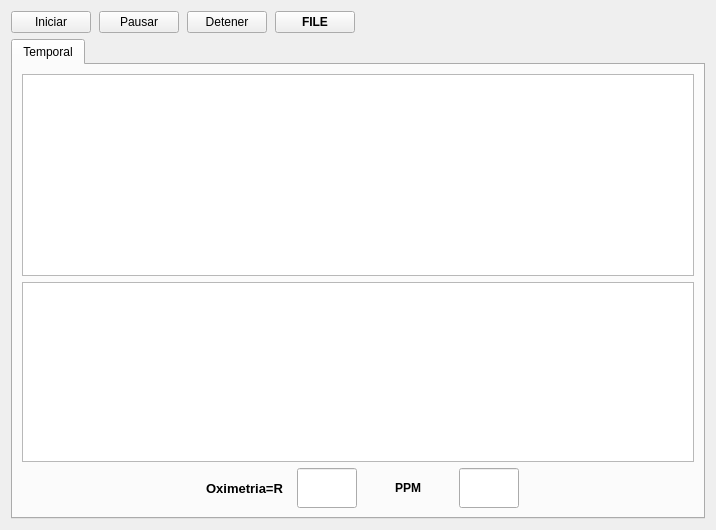
      <widget class="QWidget" name="tabVisualizacion">
       <property name="sizePolicy">
        <sizepolicy hsizetype="Expanding" vsizetype="Expanding">
         <horstretch>0</horstretch>
         <verstretch>0</verstretch>
        </sizepolicy>
       </property>
       <attribute name="title">
        <string>Visualización</string>
       </attribute>
       <layout class="QGridLayout" name="gridLayout_9">
        <item row="0" column="0">
         <layout class="QHBoxLayout" name="horizontalLayout" stretch="0,0,0,0,0,0">
          <property name="spacing">
           <number>8</number>
          </property>
          <property name="sizeConstraint">
           <enum>QLayout::SetMaximumSize</enum>
          </property>
          <property name="topMargin">
           <number>0</number>
          </property>
          <property name="bottomMargin">
           <number>0</number>
          </property>
          <item>
           <widget class="QPushButton" name="pbiniciarprueba">
            <property name="sizePolicy">
             <sizepolicy hsizetype="Minimum" vsizetype="Fixed">
              <horstretch>0</horstretch>
              <verstretch>0</verstretch>
             </sizepolicy>
            </property>
            <property name="text">
             <string>Iniciar</string>
            </property>
           </widget>
          </item>
          <item>
           <widget class="QPushButton" name="pbpausarprueba">
            <property name="text">
             <string>Pausar</string>
            </property>
            <property name="checkable">
             <bool>true</bool>
            </property>
           </widget>
          </item>
          <item>
           <widget class="QPushButton" name="pbdetenerprueba">
            <property name="text">
             <string>Detener</string>
            </property>
           </widget>
          </item>
          <item>
           <widget class="QPushButton" name="pbGuardar">
            <property name="minimumSize">
             <size>
              <width>0</width>
              <height>20</height>
             </size>
            </property>
            <property name="font">
             <font>
              <weight>75</weight>
              <bold>true</bold>
             </font>
            </property>
            <property name="text">
             <string>FILE</string>
            </property>
           </widget>
          </item>
          <item>
           <spacer name="horizontalSpacer_4">
            <property name="orientation">
             <enum>Qt::Horizontal</enum>
            </property>
            <property name="sizeType">
             <enum>QSizePolicy::Expanding</enum>
            </property>
            <property name="sizeHint" stdset="0">
             <size>
              <width>300</width>
              <height>20</height>
             </size>
            </property>
           </spacer>
          </item>
          <item>
           <spacer name="horizontalSpacer_5">
            <property name="orientation">
             <enum>Qt::Horizontal</enum>
            </property>
            <property name="sizeHint" stdset="0">
             <size>
              <width>50</width>
              <height>20</height>
             </size>
            </property>
           </spacer>
          </item>
         </layout>
        </item>
        <item row="1" column="0" rowspan="2">
         <widget class="QTabWidget" name="tabvisualizar">
          <property name="sizePolicy">
           <sizepolicy hsizetype="Expanding" vsizetype="Preferred">
            <horstretch>0</horstretch>
            <verstretch>0</verstretch>
           </sizepolicy>
          </property>
          <property name="currentIndex">
           <number>0</number>
          </property>
          <widget class="QWidget" name="tab">
           <property name="enabled">
            <bool>true</bool>
           </property>
           <property name="sizePolicy">
            <sizepolicy hsizetype="Expanding" vsizetype="Minimum">
             <horstretch>0</horstretch>
             <verstretch>0</verstretch>
            </sizepolicy>
           </property>
           <property name="maximumSize">
            <size>
             <width>16777215</width>
             <height>16777215</height>
            </size>
           </property>
           <attribute name="title">
            <string>Temporal</string>
           </attribute>
           <layout class="QGridLayout" name="gridLayout_5">
            <item row="2" column="4">
             <widget class="QLineEdit" name="txtalterna">
              <property name="minimumSize">
               <size>
                <width>0</width>
                <height>40</height>
               </size>
              </property>
              <property name="maximumSize">
               <size>
                <width>60</width>
                <height>16777215</height>
               </size>
              </property>
             </widget>
            </item>
            <item row="0" column="0" colspan="6">
             <widget class="PlotWidget" name="gvtemporal">
              <property name="sizePolicy">
               <sizepolicy hsizetype="Expanding" vsizetype="Expanding">
                <horstretch>0</horstretch>
                <verstretch>0</verstretch>
               </sizepolicy>
              </property>
              <property name="minimumSize">
               <size>
                <width>0</width>
                <height>200</height>
               </size>
              </property>
              <property name="contextMenuPolicy">
               <enum>Qt::DefaultContextMenu</enum>
              </property>
              <property name="sizeAdjustPolicy">
               <enum>QAbstractScrollArea::AdjustIgnored</enum>
              </property>
              <property name="backgroundBrush">
               <brush brushstyle="NoBrush">
                <color alpha="255">
                 <red>255</red>
                 <green>255</green>
                 <blue>255</blue>
                </color>
               </brush>
              </property>
             </widget>
            </item>
            <item row="2" column="3">
             <widget class="QLabel" name="label_2">
              <property name="minimumSize">
               <size>
                <width>0</width>
                <height>0</height>
               </size>
              </property>
              <property name="maximumSize">
               <size>
                <width>90</width>
                <height>16777215</height>
               </size>
              </property>
              <property name="font">
               <font>
                <weight>75</weight>
                <bold>true</bold>
               </font>
              </property>
              <property name="text">
               <string>PPM</string>
              </property>
              <property name="alignment">
               <set>Qt::AlignCenter</set>
              </property>
             </widget>
            </item>
            <item row="1" column="0" colspan="6">
             <widget class="PlotWidget" name="gvtemporal_2">
              <property name="sizePolicy">
               <sizepolicy hsizetype="Expanding" vsizetype="Expanding">
                <horstretch>0</horstretch>
                <verstretch>0</verstretch>
               </sizepolicy>
              </property>
              <property name="maximumSize">
               <size>
                <width>16777215</width>
                <height>180</height>
               </size>
              </property>
              <property name="contextMenuPolicy">
               <enum>Qt::DefaultContextMenu</enum>
              </property>
              <property name="sizeAdjustPolicy">
               <enum>QAbstractScrollArea::AdjustIgnored</enum>
              </property>
              <property name="backgroundBrush">
               <brush brushstyle="NoBrush">
                <color alpha="255">
                 <red>255</red>
                 <green>255</green>
                 <blue>255</blue>
                </color>
               </brush>
              </property>
             </widget>
            </item>
            <item row="2" column="2">
             <widget class="QLineEdit" name="txtcontinua">
              <property name="minimumSize">
               <size>
                <width>0</width>
                <height>40</height>
               </size>
              </property>
              <property name="maximumSize">
               <size>
                <width>60</width>
                <height>16777215</height>
               </size>
              </property>
             </widget>
            </item>
            <item row="2" column="1">
             <widget class="QLabel" name="label">
              <property name="maximumSize">
               <size>
                <width>93</width>
                <height>16777215</height>
               </size>
              </property>
              <property name="font">
               <font>
                <pointsize>10</pointsize>
                <weight>75</weight>
                <bold>true</bold>
               </font>
              </property>
              <property name="text">
               <string>Oximetria=R</string>
              </property>
              <property name="scaledContents">
               <bool>true</bool>
              </property>
              <property name="alignment">
               <set>Qt::AlignCenter</set>
              </property>
              <property name="wordWrap">
               <bool>false</bool>
              </property>
             </widget>
            </item>
           </layout>
          </widget>
         </widget>
        </item>
       </layout>
      </widget>
